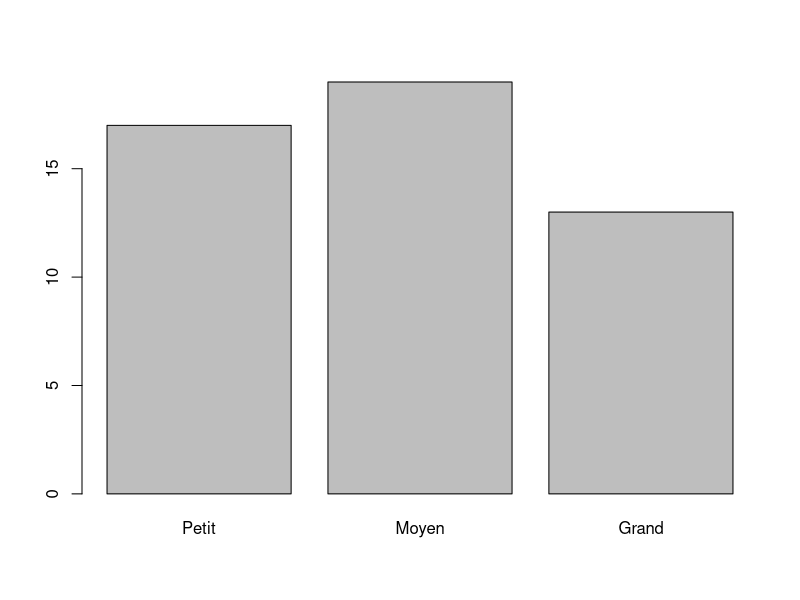
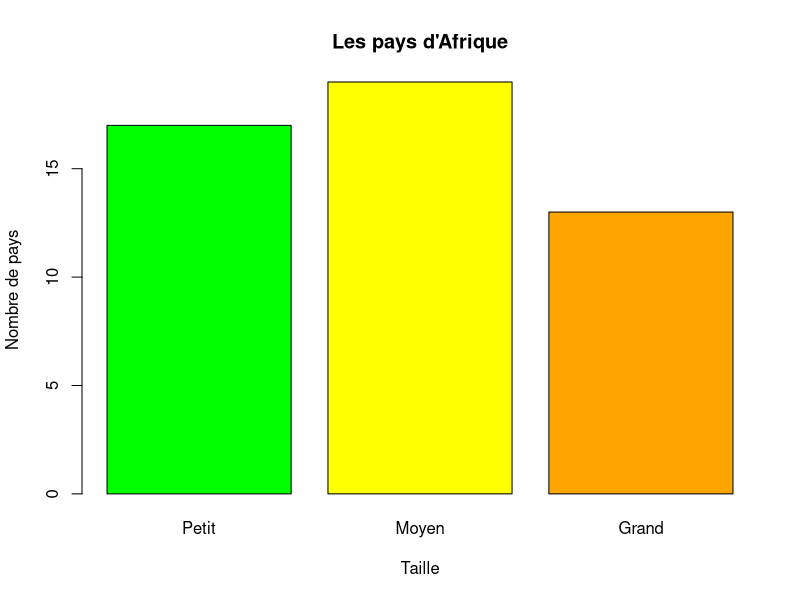
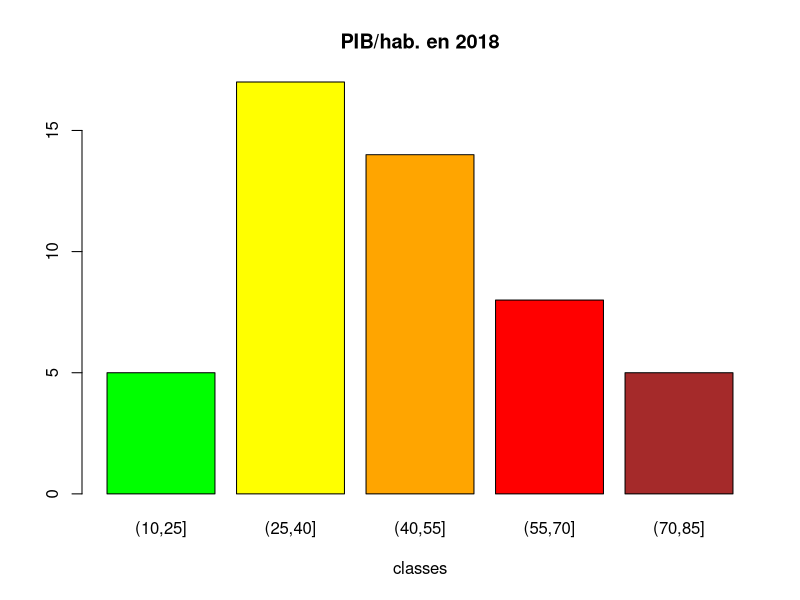
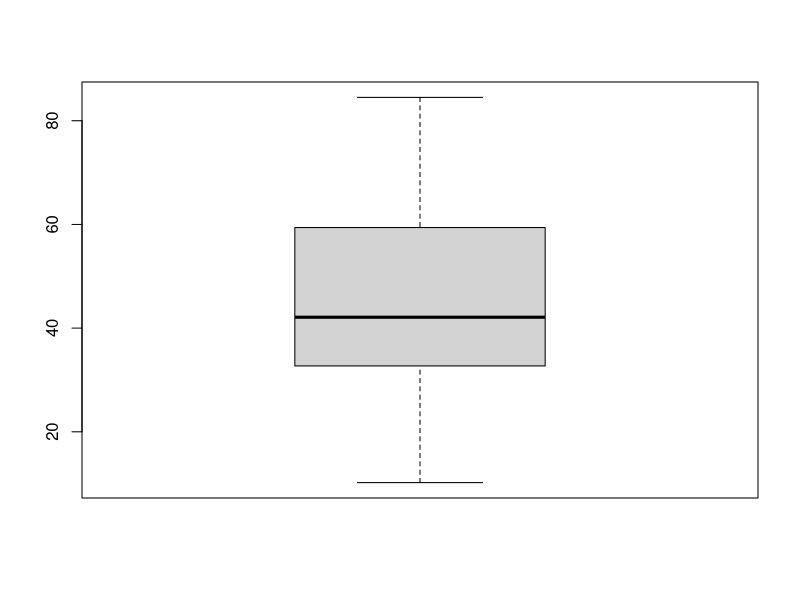
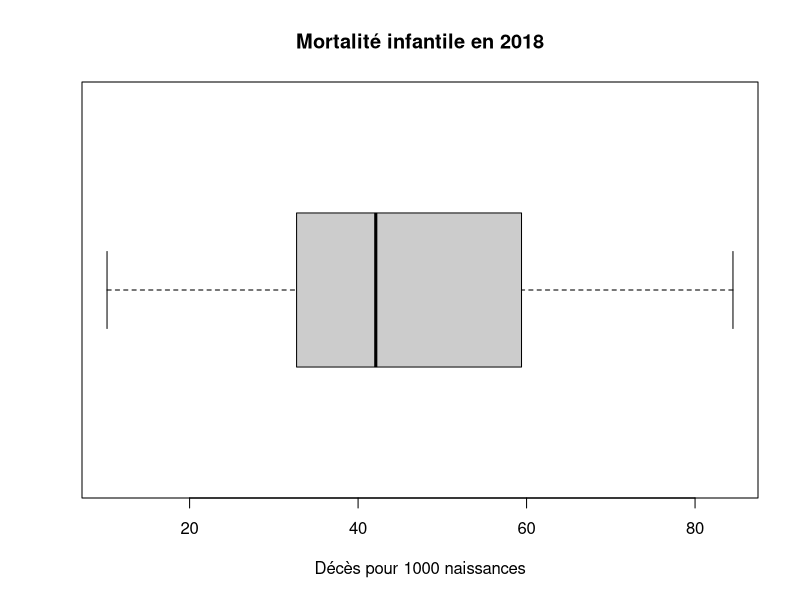
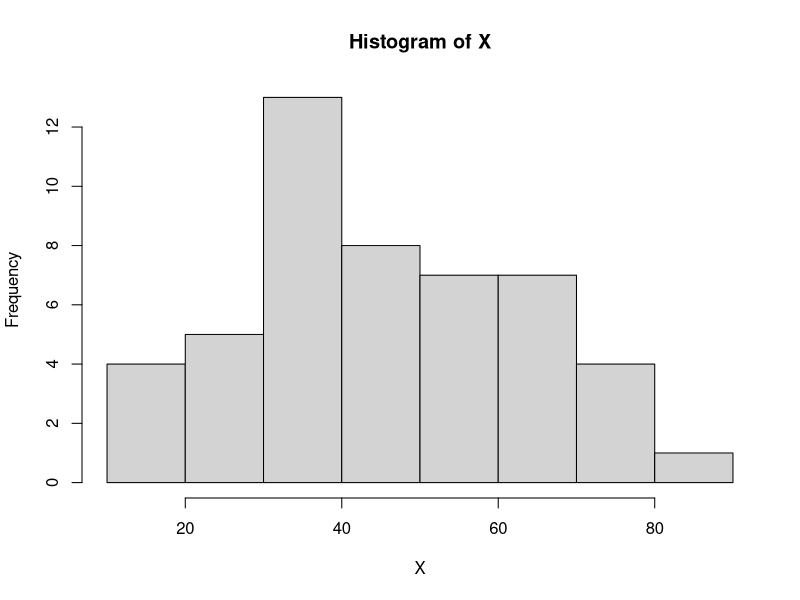
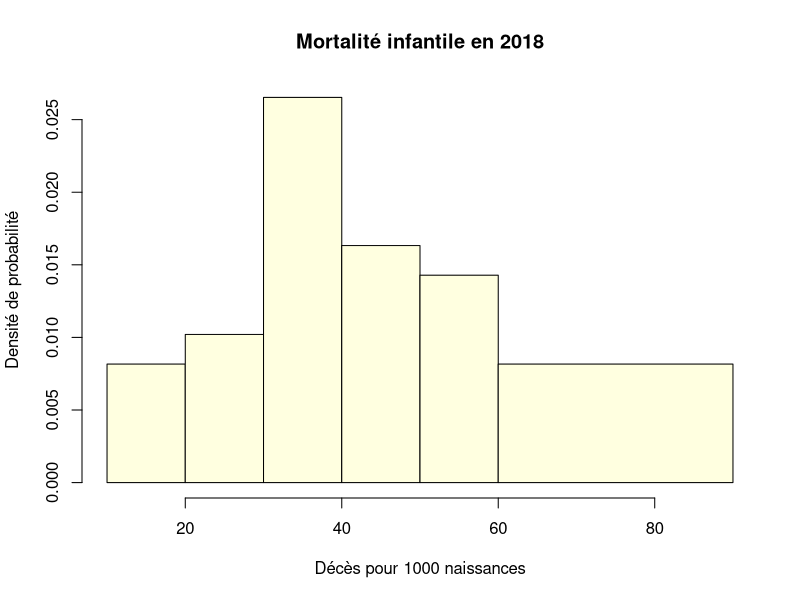
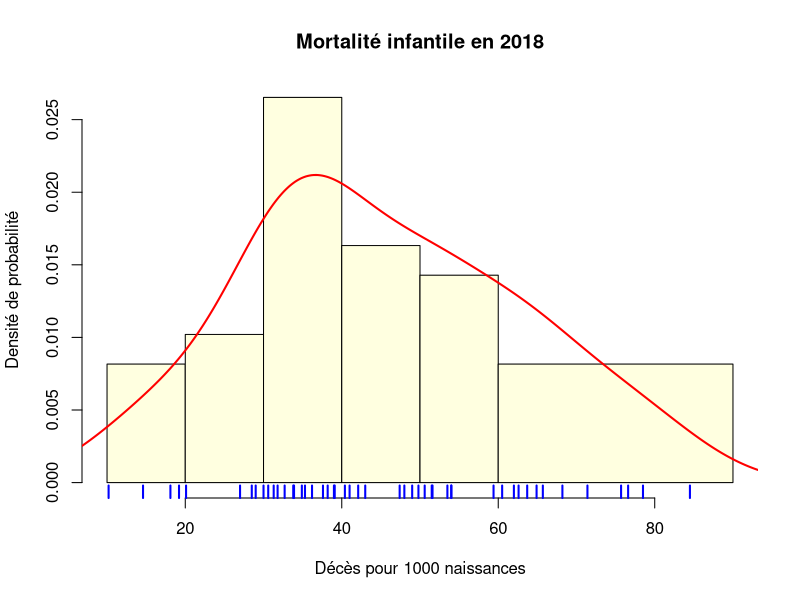

These figures' R source, in order:
## ---- chunk 1
don<-read.table(file = "data/africa_pays_2018/data/africa_pays_2018.csv",
           header=TRUE,
           sep = ";",
           dec = ",",
           encoding = "UTF-8")

# Extraction de la variable
X<-don$LANGFR
X

# Vérification du type
str(X)
## ---- chunk 2
X<-as.factor(X)
class(X)
levels(X)
## ---- chunk 3

levels(X)<-c("non francophone","francophone")
             
X
str(X)
## ---- chunk 4
summary(don$POP)
Y<-cut(don$POP, breaks=c(0,10,30,200))
Y
str(Y)

## ---- chunk 5
levels(Y)<-c("Petit","Moyen","Grand")
Y
str(Y)
## ---- chunk 6
tab<-table(X)
tab
str(tab)
## ---- chunk 7
tab2<-table(X,Y)
tab2
str(tab2)
## ---- chunk 8
addmargins(tab)
addmargins(tab2)
## ---- chunk 9
plot(Y)
## ---- chunk 10
plot(Y,
     col=c("green", "yellow","orange"), 
     main= "Les pays d'Afrique",
     xlab = "Taille", 
     ylab = "Nombre de pays")
## ---- chunk 11
X <- don$MORINF
min(X)
max(X)
mean(X)
sd(X)
## ---- chunk 12
X<-don$MORINF
quantile(X,0.5)
sel<-c(0,0.25,0.5,0.75,1)
quantile(X,sel)
sel<-c(0,0.1,0.2,0.3,0.4,0.5,0.6,0.7,0.8,0.9,1)
quantile(X,sel)
## ---- chunk 13
# lignes de code
X <- don$MORINF
sd(X)/mean(X)

# fonction
cv<-function(var) {sd(var)/mean(var)}
cv(X)
## ---- chunk 14
summary(X)
X<-cut(don$MORINF, c(10,25,40,55,70,85))
str(X)
table(X)
## ---- chunk 15
plot(X, col=c("green","yellow","orange","red","brown"),
     main = "PIB/hab. en 2018", xlab = "classes")
## ---- chunk 16
X<-don$MORINF
boxplot(X)
## ---- chunk 17
boxplot(X,horizontal = TRUE, col = "gray80",
        main = "Mortalité infantile en 2018",
        xlab = "Décès pour 1000 naissances")
## ---- chunk 18
X<-don$MORINF
hist(X)
## ---- chunk 19
hist(X, 
     breaks = c(10, 20, 30,40,50, 60,90), 
     col= "lightyellow",
     main = "Mortalité infantile en 2018",
     ylab = "Densité de probabilité", 
     xlab = "Décès pour 1000 naissances")
## ---- chunk 20
hist(X, 
     breaks = c(10, 20, 30,40,50, 60,90), 
     col= "lightyellow",
     main = "Mortalité infantile en 2018",
     ylab = "Densité de probabilité", 
     xlab = "Décès pour 1000 naissances")
lines(density(X),col="red",lwd=2)
rug(X, col="blue",lwd=2)
## ---- chunk 21
X <- as.factor(don$LANGFR)
levels(X)<-c("non francophone", "francophone")
Y<-cut(don$POP, breaks=c(0,10,20,200))
levels(Y) <- c("petit","moyen","grand")
tab<-table(X,Y)
addmargins(tab)
## ---- chunk 22
plot(tab, col=c("yellow","orange","brown"))
## ---- chunk 23
test<-chisq.test(X,Y)
test
## ---- chunk 24
Y <- don$MORINF
X<-don$PIB
summary(X)
summary(Y)
## ---- chunk 25
plot(X,Y, xlab="PIB",ylab="Mortalité infantile")
text(X,Y,don$iso3,pos = 4,cex=0.6)
## ---- chunk 26
cor.test(Y,X)
## ---- chunk 27
Y <- don$MORINF
X <- as.factor(don$LANGFR)
levels(X)<-c("non","oui")
plot(X,Y, 
     col=c("blue","red"),
     xlab ="Age médian",
     ylab = "Francophone",
     horizontal=T)
## ---- chunk 28
t.test(Y~X)

